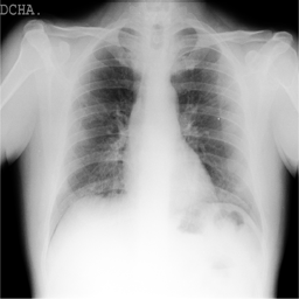
#> input picture data-covid/yes/COVID-1033.png, 299 x 299 px; its folder holds only this picture in this run
$ jupyter execute --allow-errors MONDAY-CHALLANGE.ipynb
#> lines starting #> are read from the running program, lines starting #| are printed output that depends on the picture
[cell 1]
import numpy as np
import pandas as pd
import matplotlib.pyplot as plt
import glob
import cv2

[cell 2]
images_yes = [cv2.imread(file) for file in glob.glob("data/yes/*.*")]
#> images_yes = 1 item
images_no = [cv2.imread(file) for file in glob.glob("data/no/*.*")]
len(images_no)

[cell 3]
def image_crop(image_path):
    cropped_image = []
    for i in image_path:
        if i is None:
            pass
        else:
            image = cv2.resize(i , (128,128))

        #The initial processing of the image
        image = cv2.medianBlur(image, 3)
        image_bw = cv2.cvtColor(image, cv2.COLOR_BGR2GRAY)

        #The declaration of CLAHE
        #clipLimit -> Threshold for contrast limiting
        clahe = cv2.createCLAHE(clipLimit = 5)
        final_img = clahe.apply(image_bw)
        cropped_image.append(final_img)
    cropped_image = np.array(cropped_image)
    return cropped_image

[cell 4]
cropped_images_no = image_crop(images_no)
cropped_images_yes = image_crop(images_yes)
#> the loop in image_crop (call 2), `for i in image_path:` made 1 pass
#> pass 1, in image_crop (call 2), `final_img = clahe.apply(image_bw)`:
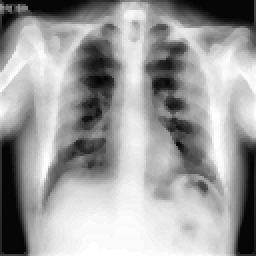
#> final_img: shape (128, 128) (shown 2 times larger); min 4, max 255, mean 158

[cell 5]
y_yes = np.ones(len(cropped_images_yes), dtype="int8")
#> y_yes = [1]
y_no = np.zeros(len(cropped_images_no), dtype="int8")


$ run again, on data-covid/yes/COVID-1212.png
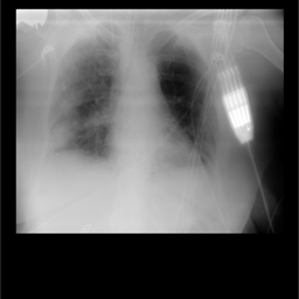
#> input picture data-covid/yes/COVID-1212.png, 299 x 299 px
#> images_yes = 1 item
#> the loop in image_crop (call 2), `for i in image_path:` made 1 pass
#> pass 1, in image_crop (call 2), `final_img = clahe.apply(image_bw)`:
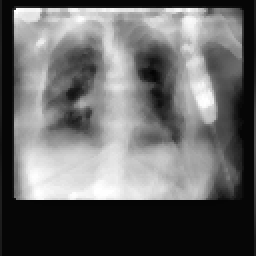
#> final_img: shape (128, 128) (shown 2 times larger); min 3, max 255, mean 104.9
#> y_yes = [1]

$ run again, on data-covid/yes/COVID-122.png
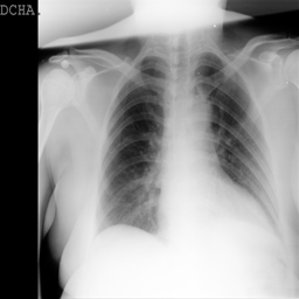
#> input picture data-covid/yes/COVID-122.png, 299 x 299 px
#> images_yes = 1 item
#> the loop in image_crop (call 2), `for i in image_path:` made 1 pass
#> pass 1, in image_crop (call 2), `final_img = clahe.apply(image_bw)`:
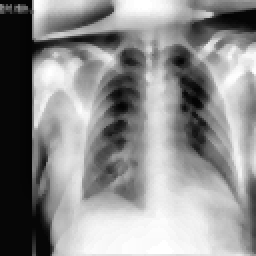
#> final_img: shape (128, 128) (shown 2 times larger); min 3, max 255, mean 141.4
#> y_yes = [1]

$ run again, on data-covid/yes/COVID-1232.png
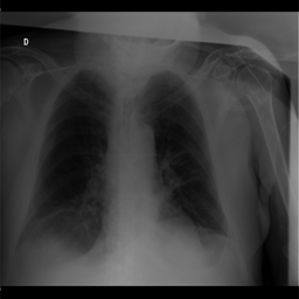
#> input picture data-covid/yes/COVID-1232.png, 299 x 299 px
#> images_yes = 1 item
#> the loop in image_crop (call 2), `for i in image_path:` made 1 pass
#> pass 1, in image_crop (call 2), `final_img = clahe.apply(image_bw)`:
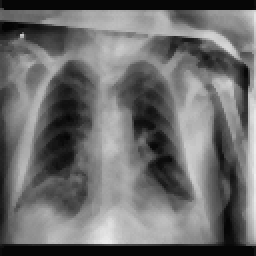
#> final_img: shape (128, 128) (shown 2 times larger); min 4, max 240, mean 108.6
#> y_yes = [1]

$ run again, on data-covid/yes/COVID-1049.png
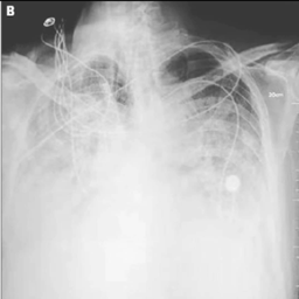
#> input picture data-covid/yes/COVID-1049.png, 299 x 299 px
#> images_yes = 1 item
#> the loop in image_crop (call 2), `for i in image_path:` made 1 pass
#> pass 1, in image_crop (call 2), `image = cv2.medianBlur(image, 3)`:
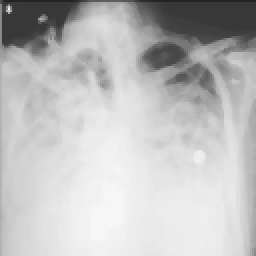
#> image: shape (128, 128, 3) (shown 2 times larger); min 35, max 247, mean 190.6
#> pass 1, in image_crop (call 2), `final_img = clahe.apply(image_bw)`:
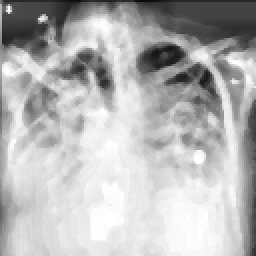
#> final_img: shape (128, 128) (shown 2 times larger); min 10, max 255, mean 181.8
#> y_yes = [1]
